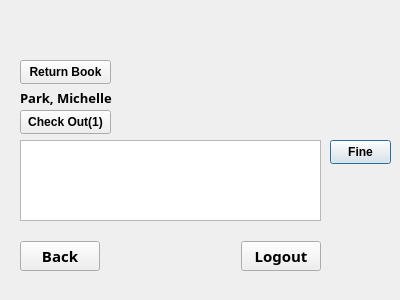
<?xml version="1.0" encoding="UTF-8"?>
<ui version="4.0">
 <class>returnbook</class>
 <widget class="QDialog" name="returnbook">
  <property name="geometry">
   <rect>
    <x>0</x>
    <y>0</y>
    <width>400</width>
    <height>300</height>
   </rect>
  </property>
  <property name="windowTitle">
   <string>Dialog</string>
  </property>
  <widget class="QPushButton" name="pushButton_3">
   <property name="geometry">
    <rect>
     <x>330</x>
     <y>140</y>
     <width>61</width>
     <height>24</height>
    </rect>
   </property>
   <property name="font">
    <font>
     <family>Arial</family>
     <pointsize>9</pointsize>
     <bold>true</bold>
    </font>
   </property>
   <property name="text">
    <string>Fine</string>
   </property>
  </widget>
  <widget class="QWidget" name="layoutWidget_2">
   <property name="geometry">
    <rect>
     <x>20</x>
     <y>240</y>
     <width>301</width>
     <height>32</height>
    </rect>
   </property>
   <layout class="QHBoxLayout" name="horizontalLayout_2">
    <item>
     <widget class="QPushButton" name="pushButtonBack">
      <property name="font">
       <font>
        <family>Arial Black</family>
        <pointsize>11</pointsize>
        <bold>true</bold>
       </font>
      </property>
      <property name="text">
       <string>Back</string>
      </property>
     </widget>
    </item>
    <item>
     <spacer name="horizontalSpacer">
      <property name="orientation">
       <enum>Qt::Horizontal</enum>
      </property>
      <property name="sizeHint" stdset="0">
       <size>
        <width>98</width>
        <height>20</height>
       </size>
      </property>
     </spacer>
    </item>
    <item>
     <widget class="QPushButton" name="pushButtonLogout">
      <property name="font">
       <font>
        <family>Arial Black</family>
        <pointsize>11</pointsize>
        <bold>true</bold>
       </font>
      </property>
      <property name="text">
       <string>Logout</string>
      </property>
     </widget>
    </item>
   </layout>
  </widget>
  <widget class="QPushButton" name="pushButton_2">
   <property name="geometry">
    <rect>
     <x>20</x>
     <y>110</y>
     <width>91</width>
     <height>24</height>
    </rect>
   </property>
   <property name="font">
    <font>
     <family>Arial</family>
     <pointsize>9</pointsize>
     <bold>true</bold>
    </font>
   </property>
   <property name="text">
    <string>Check Out(1)</string>
   </property>
  </widget>
  <widget class="QLabel" name="label">
   <property name="geometry">
    <rect>
     <x>20</x>
     <y>90</y>
     <width>101</width>
     <height>16</height>
    </rect>
   </property>
   <property name="font">
    <font>
     <family>Arial Black</family>
     <pointsize>10</pointsize>
     <bold>true</bold>
    </font>
   </property>
   <property name="text">
    <string>Park, Michelle</string>
   </property>
  </widget>
  <widget class="QTableView" name="tableView">
   <property name="geometry">
    <rect>
     <x>20</x>
     <y>140</y>
     <width>301</width>
     <height>81</height>
    </rect>
   </property>
  </widget>
  <widget class="QPushButton" name="pushButtonReturnBook">
   <property name="geometry">
    <rect>
     <x>20</x>
     <y>60</y>
     <width>91</width>
     <height>24</height>
    </rect>
   </property>
   <property name="font">
    <font>
     <family>Arial</family>
     <pointsize>9</pointsize>
     <bold>true</bold>
    </font>
   </property>
   <property name="text">
    <string>Return Book</string>
   </property>
  </widget>
  <widget class="QLabel" name="label_2">
   <property name="geometry">
    <rect>
     <x>10</x>
     <y>10</y>
     <width>81</width>
     <height>31</height>
    </rect>
   </property>
   <property name="text">
    <string/>
   </property>
   <property name="pixmap">
    <pixmap>../../../Image/LibraryLogo.jpeg</pixmap>
   </property>
  </widget>
 </widget>
 <resources/>
 <connections/>
</ui>
